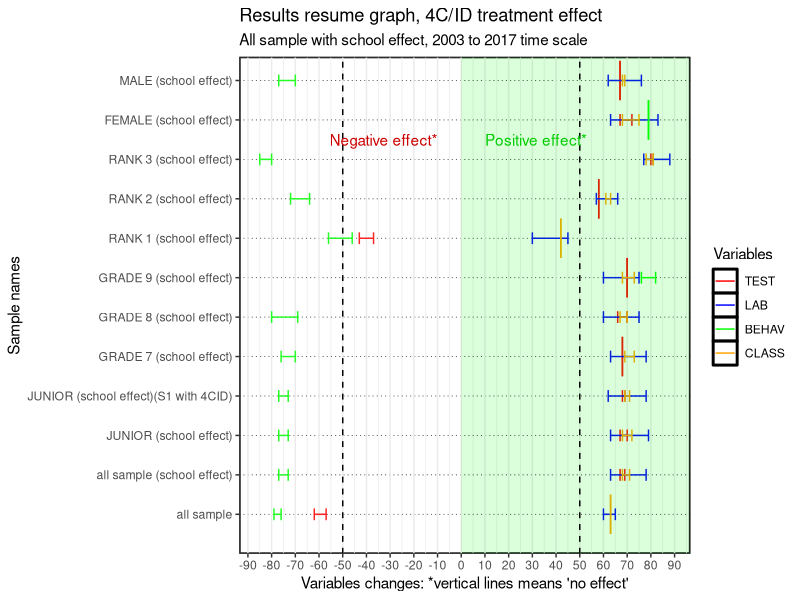
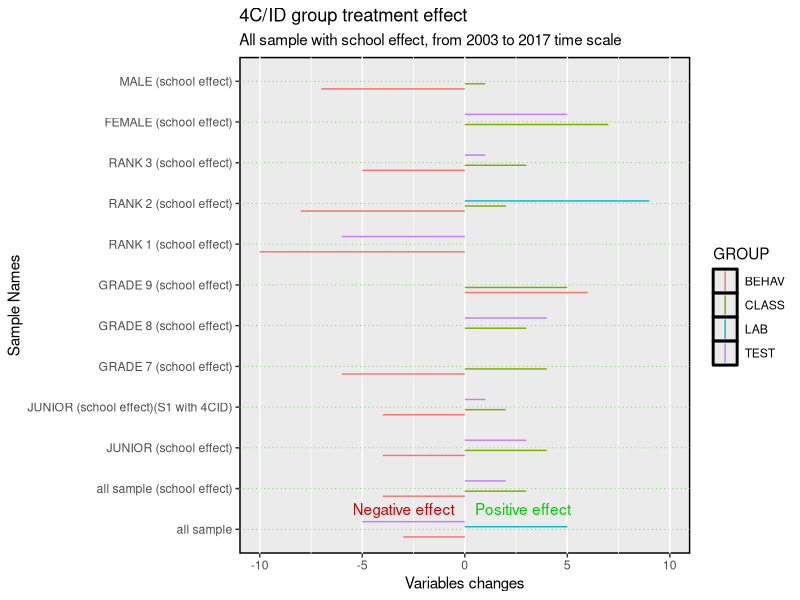
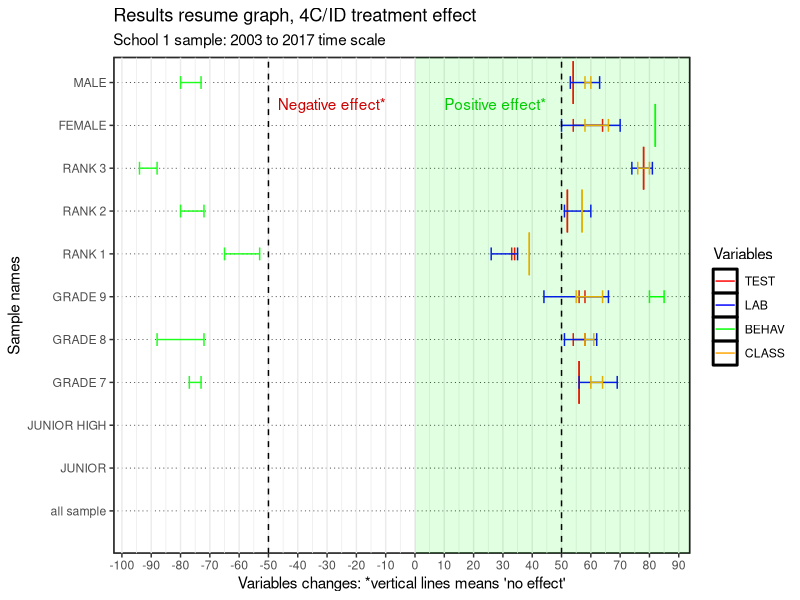
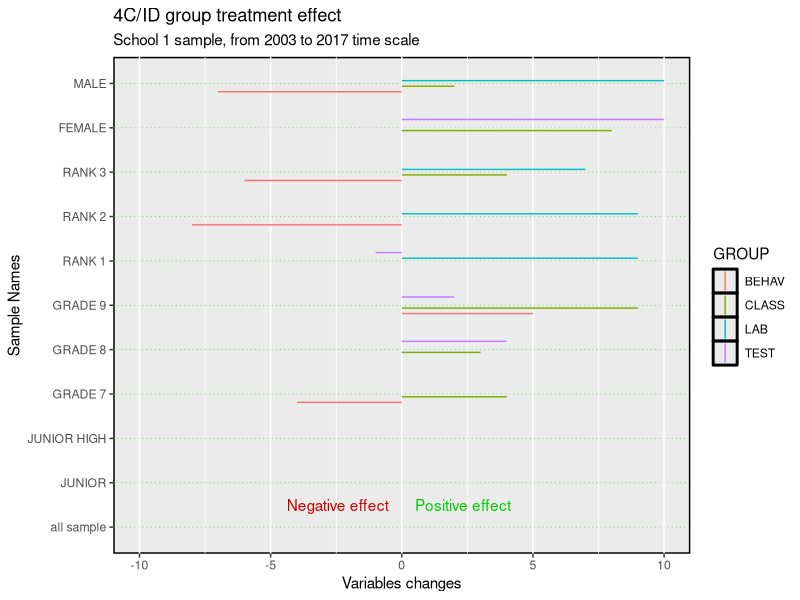
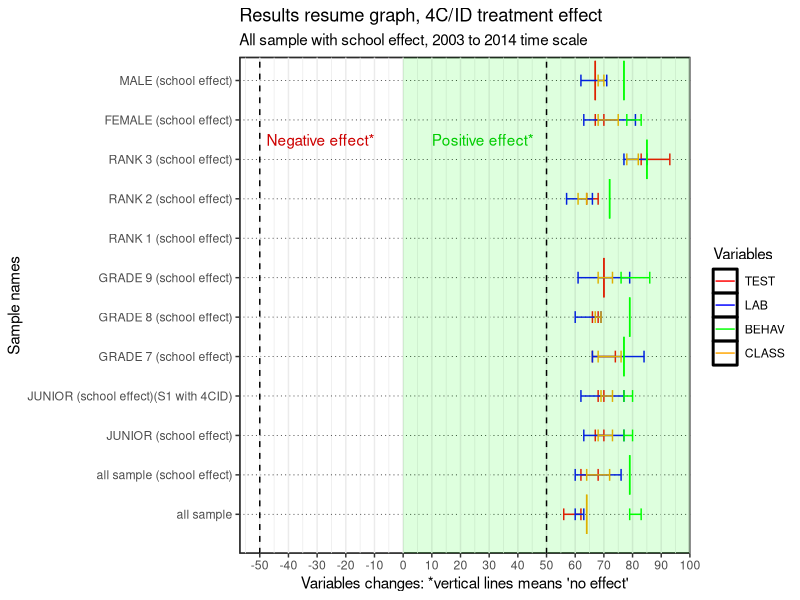
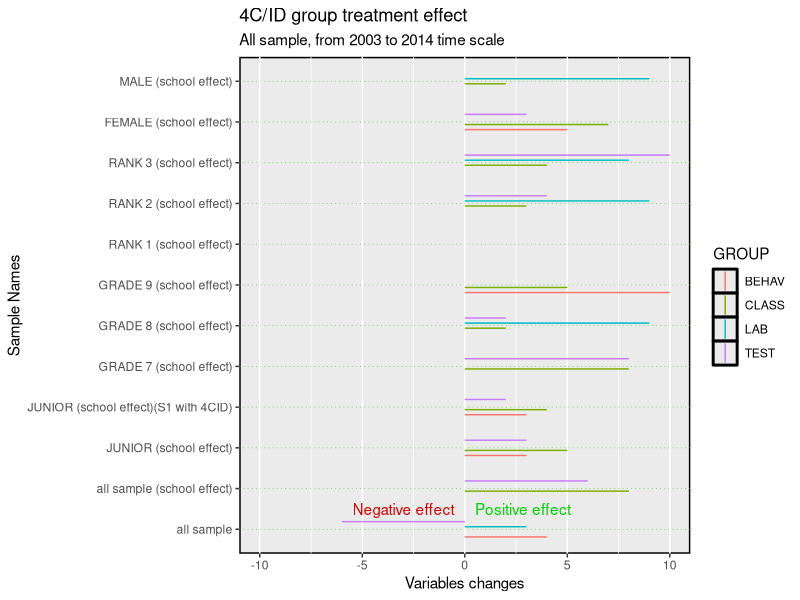
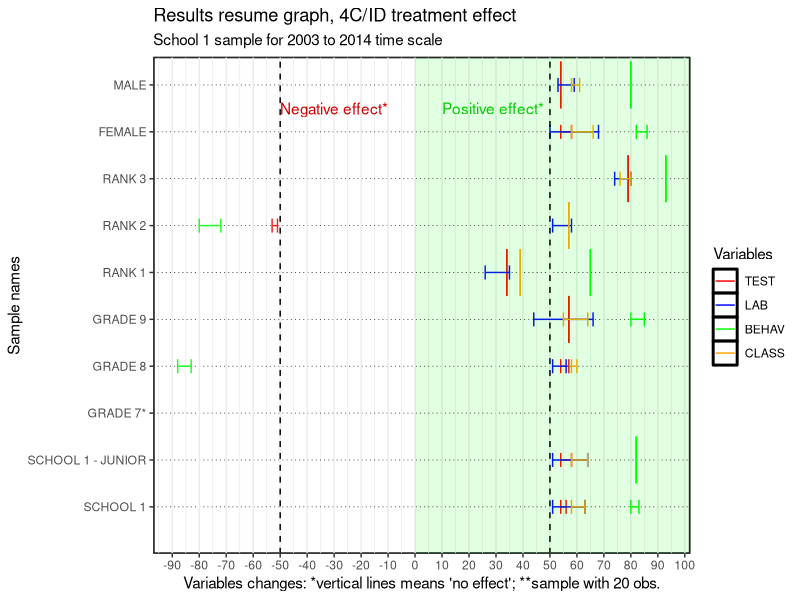
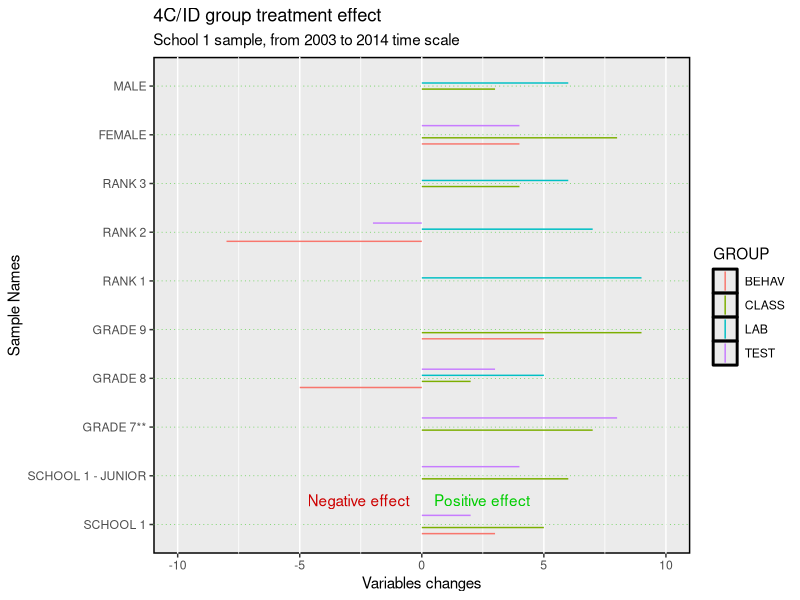

These figures' R source, in order: (Note: this script raises an error after producing the figures.)
#INDEX
# Summary results all sample (with school effect) - 2003 to 2017 - 15
  # variable change - 53
# School 1 - 2003 to 2017 - 91
  # variable change - 135
# Summary results all sample (with school effect) - 2003 to 2014 - 175
  # variable change - 212
# School 1 - 2003 to 2014 - 250
  # variable change - 289
# All sample - 327
  # Variable change - 363
# School 1 JUNIOR grade - 2003 to 2017 - 
# variable change - 
# School 1 JUNIOR grade - 2003 to 2014 - 
# variable change - 

# libraries 
library(dplyr) #work with data frames
library(tidyverse) #include dplyr
library(ggplot2) # graphs
library(gridExtra) #arrange graphs in rows

# NOTE: https://r-charts.com/part-whole/diverging-bar-chart-ggplot2/
# for plotting changes
# the graphs with varables chnge are based on the sama data frame "results" which means
# hat you need to run results and resultsD for diferent graphs after running the data

########## Summary results all sample (with school effect) - 2003 to 2017
# for changes that have p-value that we can't reject the null I use the mean value

results <- data.frame(
  samples=c("all sample", "all sample (school effect)" , "JUNIOR (school effect)", "JUNIOR (school effect)(S1 with 4CID)", "GRADE 7 (school effect)","GRADE 8 (school effect)", "GRADE 9 (school effect)", "RANK 1 (school effect)", "RANK 2 (school effect)","RANK 3 (school effect)","FEMALE (school effect)","MALE (school effect)"),
  TEST1=c(-57,67,67,68,68,66,70,-37,58,80,67,67),
  TEST2=c(-62,69,70,69,68,70,70,-43,58,81,72,67),
  LAB1=c(60,63,63,62,63,60,60,30,57,77,63,62),
  LAB2=c(65,78,79,78,78,75,75,45,66,88,83,76),
  BEHAV1=c(-76,-73,-73,-73,-70,-69,76,-46,-64,-80,79,-70),
  BEHAV2=c(-79,-77,-77,-77,-76,-80,82,-56,-72,-85,79,-77),
  CLASS1=c(63,68,68,69,69,67,68,42,61,78,68,68),
  CLASS2=c(63,71,72,71,73,70,73,42,63,81,75,69)
)
results

ggplot(results,aes(group=TEST1)) +
  geom_errorbar(aes(x=samples, ymin=TEST1, ymax=TEST2,color='TEST'), width = ifelse(results$TEST1==results$TEST2, 1, 0.3))+
  geom_errorbar(aes(x=samples, ymin=LAB1, ymax=LAB2,color='LAB'), width = ifelse(results$LAB1==results$LAB2, 1, 0.3)) +
  geom_errorbar(aes(x=samples, ymin=BEHAV1, ymax=BEHAV2, color='BEHAV'), width = ifelse(results$BEHAV1==results$BEHAV2, 1, 0.3)) +
  geom_errorbar(aes(x=samples, ymin=CLASS1, ymax=CLASS2, color='CLASS'),width = ifelse(results$CLASS1==results$CLASS2, 1, 0.3)) +
  xlab("Sample names")+
  labs(title="Results resume graph, 4C/ID treatment effect",y = "Variables changes: *vertical lines means 'no effect'",subtitle = "All sample with school effect, 2003 to 2017 time scale")+
  scale_color_manual(name='Variables',
                     breaks=c('TEST','LAB', 'BEHAV', 'CLASS'),
                     values=c('TEST'='red', 'LAB'='blue', 'BEHAV'='green', 'CLASS'='orange'))+
  theme_bw()+
  theme(panel.grid.major.y = element_line(color = 1,linewidth = 0.25, linetype = 3),panel.background = element_rect(color = 1, linewidth = 1),plot.background = element_rect(fill = "white"))+
  geom_rect(aes(xmin=0,xmax=Inf,ymin = - Inf,ymax = 0),fill="white",alpha = 0.01) +
  geom_rect(aes(xmin=0,xmax=Inf,ymin = 0,ymax = Inf),fill="green",alpha = 0.01) +
  scale_x_discrete(limits=c("all sample", "all sample (school effect)" , "JUNIOR (school effect)", "JUNIOR (school effect)(S1 with 4CID)", "GRADE 7 (school effect)","GRADE 8 (school effect)", "GRADE 9 (school effect)", "RANK 1 (school effect)", "RANK 2 (school effect)","RANK 3 (school effect)","FEMALE (school effect)","MALE (school effect)"))+
  scale_y_continuous(breaks = seq(-100, 100, by = 10))+
  geom_hline(yintercept=c(-50,50),color="black",linetype=2)+
  annotate(geom="text", x=10.5, y=-10, label="Negative effect*",color="red3",hjust=1)+
  annotate(geom="text", x=10.5, y=10, label="Positive effect*",color="green3",hjust=0)+
  coord_flip()

# Results: variable change
# prepare data frame for bar ploting
# IMPORTANT NOTE: the negative values are used to plot them in a different area of the graph for 
# negative effects. However, to use this data-frames to compute changes we need to have this values 
# exchanged in order to compute negative change values.
results$DTEST <- results$TEST2-results$TEST1
results$DLAB <- results$LAB2-results$LAB1
results$DBEHAV <- results$BEHAV2-results$BEHAV1
results$DCLASS <- results$CLASS2-results$CLASS1
resultsDTEST <- results %>% select(samples,DTEST)
resultsDTEST$GROUP <-"TEST"
names(resultsDTEST)[2]<-'VALUE'
resultsDLAB <- results %>% select(samples,DLAB)
resultsDLAB$GROUP <-"LAB"
names(resultsDLAB)[2]<-'VALUE'
resultsDBEHAV <- results %>% select(samples,DBEHAV)
resultsDBEHAV$GROUP <-"BEHAV"
names(resultsDBEHAV)[2]<-'VALUE'
resultsDCLASS <- results %>% select(samples,DCLASS)
resultsDCLASS$GROUP <-"CLASS"
names(resultsDCLASS)[2]<-'VALUE'
resultsD<-bind_rows(resultsDTEST,resultsDLAB,resultsDBEHAV,resultsDCLASS)
resultsD

ggplot(resultsD,aes(x=samples, ymin=0, ymax=VALUE,color=GROUP)) +
  geom_linerange(position = position_dodge(width = 0.5))+
  ylab("Variables changes")+labs(title="4C/ID group treatment effect",subtitle = "All sample with school effect, from 2003 to 2017 time scale",x = "Sample Names")+
  theme(panel.grid.major.y = element_line(color = 3,linewidth = 0.25, linetype = 3),panel.background = element_rect(color = 1, linewidth = 1),plot.background = element_rect(fill = "white"))+
  annotate(geom="text", y=-0.5, x=1.5, label="Negative effect",color="red3",hjust=1)+
  annotate(geom="text", y=0.5, x=1.5, label="Positive effect",color="green3",hjust=0)+
  scale_x_discrete(limits=c("all sample", "all sample (school effect)" , "JUNIOR (school effect)", "JUNIOR (school effect)(S1 with 4CID)", "GRADE 7 (school effect)","GRADE 8 (school effect)", "GRADE 9 (school effect)", "RANK 1 (school effect)", "RANK 2 (school effect)","RANK 3 (school effect)","FEMALE (school effect)","MALE (school effect)"))+
  scale_y_continuous(limits=c(-10,10,5))+  
  coord_flip()

########## Summary results for SCHOOL 1 sample only - 2003 to 2017
# for changes that have p-value that we can't reject the null I use the mean value
results <- data.frame(
  samples=c("SCHOOL 1", "SCHOOL 1 - JUNIOR","GRADE 7","GRADE 8", "GRADE 9", "RANK 1", "RANK 2","RANK 3","FEMALE","MALE"),
  TEST1=c(54,54,56,54,56,34,52,78,54,54),
  TEST2=c(57,58,56,58,58,33,52,78,64,54),
  LAB1=c(51,51,56,51,44,26,51,74,50,53),
  LAB2=c(65,66,69,62,66,35,60,81,70,63),
  BEHAV1=c(-76,-76,-73,-72,80,-53,-72,-88,82,-73),
  BEHAV2=c(-80,-81,-77,-88,85,-65,-80,-94,82,-80),
  CLASS1=c(58,58,60,58,55,39,57,76,58,58),
  CLASS2=c(62,63,64,61,64,39,57,80,66,60)
)

# This data.frame file ResultsD is also used for the all sample school effect. Please build it starting
# with the new data fle "results" continue to the line "Results change" to have the same file but only for the school 1 sample.

ggplot(results,aes(group=TEST1)) +
  geom_errorbar(aes(x=samples, ymin=TEST1, ymax=TEST2,color='TEST'), width = ifelse(results$TEST1==results$TEST2, 1, 0.3))+
  geom_errorbar(aes(x=samples, ymin=LAB1, ymax=LAB2,color='LAB'), width = ifelse(results$LAB1==results$LAB2, 1, 0.3)) +
  geom_errorbar(aes(x=samples, ymin=BEHAV1, ymax=BEHAV2, color='BEHAV'), width = ifelse(results$BEHAV1==results$BEHAV2, 1, 0.3)) +
  geom_errorbar(aes(x=samples, ymin=CLASS1, ymax=CLASS2, color='CLASS'),width = ifelse(results$CLASS1==results$CLASS2, 1, 0.3)) +
  xlab("Sample names")+labs(title="Results resume graph, 4C/ID treatment effect",y = "Variables changes: *vertical lines means 'no effect'",subtitle = "School 1 sample: 2003 to 2017 time scale")+
  scale_color_manual(name='Variables',
                     breaks=c('TEST','LAB', 'BEHAV', 'CLASS'),
                     values=c('TEST'='red', 'LAB'='blue', 'BEHAV'='green', 'CLASS'='orange'))+
  theme_bw()+
  theme(panel.grid.major.y = element_line(color = 1,linewidth = 0.25, linetype = 3),panel.background = element_rect(color = 1, linewidth = 1),plot.background = element_rect(fill = "white"))+
  geom_rect(aes(xmin=0,xmax=Inf,ymin = - Inf,ymax = 0),fill="white",alpha = 0.01) +
  geom_rect(aes(xmin=0,xmax=Inf,ymin = 0,ymax = Inf),fill="green",alpha = 0.01) +
  scale_x_discrete(limits=c("all sample","JUNIOR","JUNIOR HIGH","GRADE 7","GRADE 8", "GRADE 9", "RANK 1", "RANK 2","RANK 3","FEMALE","MALE"))+
  scale_y_continuous(breaks = seq(-100, 100, by = 10))+
  geom_hline(yintercept=c(-50,50),color="black",linetype=2)+
  annotate(geom="text", x=10.5, y=-10, label="Negative effect*",color="red3",hjust=1)+
  annotate(geom="text", x=10.5, y=10, label="Positive effect*",color="green3",hjust=0)+
  coord_flip()

# Results: variable change
# prepare data frame for bar ploting
# IMPORTANT NOTE: the negative values are used to plot them in a different area of the graph for 
# negative effects. However, to use this data-frames to compute changes we need to have this values 
# exchanged in order to compute negative change values.
results$DTEST <- results$TEST2-results$TEST1
results$DLAB <- results$LAB2-results$LAB1
results$DBEHAV <- results$BEHAV2-results$BEHAV1
results$DCLASS <- results$CLASS2-results$CLASS1
resultsDTEST <- results %>% select(samples,DTEST)
resultsDTEST$GROUP <-"TEST"
names(resultsDTEST)[2]<-'VALUE'
resultsDLAB <- results %>% select(samples,DLAB)
resultsDLAB$GROUP <-"LAB"
names(resultsDLAB)[2]<-'VALUE'
resultsDBEHAV <- results %>% select(samples,DBEHAV)
resultsDBEHAV$GROUP <-"BEHAV"
names(resultsDBEHAV)[2]<-'VALUE'
resultsDCLASS <- results %>% select(samples,DCLASS)
resultsDCLASS$GROUP <-"CLASS"
names(resultsDCLASS)[2]<-'VALUE'
resultsD<-bind_rows(resultsDTEST,resultsDLAB,resultsDBEHAV,resultsDCLASS)
resultsD

ggplot(resultsD,aes(x=samples, ymin=0, ymax=VALUE,color=GROUP)) +
  geom_linerange(position = position_dodge(width = 0.5))+
  ylab("Variables changes")+labs(title="4C/ID group treatment effect",subtitle = "School 1 sample, from 2003 to 2017 time scale",x = "Sample Names")+
  theme(panel.grid.major.y = element_line(color = 3,linewidth = 0.25, linetype = 3),panel.background = element_rect(color = 1, linewidth = 1),plot.background = element_rect(fill = "white"))+
  annotate(geom="text", y=-0.5, x=1.5, label="Negative effect",color="red3",hjust=1)+
  annotate(geom="text", y=0.5, x=1.5, label="Positive effect",color="green3",hjust=0)+
  scale_x_discrete(limits=c("all sample","JUNIOR","JUNIOR HIGH","GRADE 7","GRADE 8", "GRADE 9", "RANK 1", "RANK 2","RANK 3","FEMALE","MALE"))+
  scale_y_continuous(limits=c(-10,10,5))+  
  coord_flip()

########## Summary results all sample (with school effect) - 2003 to 2014
# for changes that have p-value that we can't reject the null I use the mean value
# Rank 1 small sample
results <- data.frame(
  samples=c("all sample", "all sample (school effect)" , "JUNIOR (school effect)", "JUNIOR (school effect)(S1 with 4CID)", "GRADE 7 (school effect)","GRADE 8 (school effect)", "GRADE 9 (school effect)", "RANK 2 (school effect)","RANK 3 (school effect)","FEMALE (school effect)","MALE (school effect)"),
  TEST1=c(62,62,67,68,66,66,70,64,83,67,67),
  TEST2=c(56,68,70,70,74,68,70,68,93,70,67),
  LAB1=c(60,60,63,62,66,60,61,57,77,63,62),
  LAB2=c(63,76,77,77,84,69,79,66,85,81,71),
  BEHAV1=c(79,79,77,77,77,79,76,72,85,78,77),
  BEHAV2=c(83,79,80,80,77,79,86,72,85,83,77),
  CLASS1=c(64,64,68,69,68,67,68,61,78,68,68),
  CLASS2=c(64,72,73,73,76,69,73,64,82,75,70)
)
results

ggplot(results,aes(group=TEST1)) +
  geom_errorbar(aes(x=samples, ymin=TEST1, ymax=TEST2,color='TEST'), width = ifelse(results$TEST1==results$TEST2, 1, 0.3))+
  geom_errorbar(aes(x=samples, ymin=LAB1, ymax=LAB2,color='LAB'), width = ifelse(results$LAB1==results$LAB2, 1, 0.3)) +
  geom_errorbar(aes(x=samples, ymin=BEHAV1, ymax=BEHAV2, color='BEHAV'), width = ifelse(results$BEHAV1==results$BEHAV2, 1, 0.3)) +
  geom_errorbar(aes(x=samples, ymin=CLASS1, ymax=CLASS2, color='CLASS'),width = ifelse(results$CLASS1==results$CLASS2, 1, 0.3)) +
  xlab("Sample names")+
  labs(title="Results resume graph, 4C/ID treatment effect",y = "Variables changes: *vertical lines means 'no effect'",subtitle = "All sample with school effect, 2003 to 2014 time scale")+
  scale_color_manual(name='Variables',
                     breaks=c('TEST','LAB', 'BEHAV', 'CLASS'),
                     values=c('TEST'='red', 'LAB'='blue', 'BEHAV'='green', 'CLASS'='orange'))+
  theme_bw()+
  theme(panel.grid.major.y = element_line(color = 1,linewidth = 0.25, linetype = 3),panel.background = element_rect(color = 1, linewidth = 1),plot.background = element_rect(fill = "white"))+
  geom_rect(aes(xmin=0,xmax=Inf,ymin = - Inf,ymax = 0),fill="white",alpha = 0.01) +
  geom_rect(aes(xmin=0,xmax=Inf,ymin = 0,ymax = Inf),fill="green",alpha = 0.01) +
  scale_x_discrete(limits=c("all sample", "all sample (school effect)" , "JUNIOR (school effect)", "JUNIOR (school effect)(S1 with 4CID)", "GRADE 7 (school effect)","GRADE 8 (school effect)", "GRADE 9 (school effect)", "RANK 1 (school effect)", "RANK 2 (school effect)","RANK 3 (school effect)","FEMALE (school effect)","MALE (school effect)"))+
  scale_y_continuous(breaks = seq(-100, 100, by = 10))+
  geom_hline(yintercept=c(-50,50),color="black",linetype=2)+
  annotate(geom="text", x=10.5, y=-10, label="Negative effect*",color="red3",hjust=1)+
  annotate(geom="text", x=10.5, y=10, label="Positive effect*",color="green3",hjust=0)+
  coord_flip()

# Results: variable change
# prepare data frame for bar ploting
# IMPORTANT NOTE: the negative values are used to plot them in a different area of the graph for 
# negative effects. However, to use this data-frames to compute changes we need to have this values 
# exchanged in order to compute negative change values.
results$DTEST <- results$TEST2-results$TEST1
results$DLAB <- results$LAB2-results$LAB1
results$DBEHAV <- results$BEHAV2-results$BEHAV1
results$DCLASS <- results$CLASS2-results$CLASS1
resultsDTEST <- results %>% select(samples,DTEST)
resultsDTEST$GROUP <-"TEST"
names(resultsDTEST)[2]<-'VALUE'
resultsDLAB <- results %>% select(samples,DLAB)
resultsDLAB$GROUP <-"LAB"
names(resultsDLAB)[2]<-'VALUE'
resultsDBEHAV <- results %>% select(samples,DBEHAV)
resultsDBEHAV$GROUP <-"BEHAV"
names(resultsDBEHAV)[2]<-'VALUE'
resultsDCLASS <- results %>% select(samples,DCLASS)
resultsDCLASS$GROUP <-"CLASS"
names(resultsDCLASS)[2]<-'VALUE'
resultsD<-bind_rows(resultsDTEST,resultsDLAB,resultsDBEHAV,resultsDCLASS)
resultsD

ggplot(resultsD,aes(x=samples, ymin=0, ymax=VALUE,color=GROUP)) +
  geom_linerange(position = position_dodge(width = 0.5))+
  ylab("Variables changes")+labs(title="4C/ID group treatment effect",subtitle = "All sample, from 2003 to 2014 time scale",x = "Sample Names")+
  theme(panel.grid.major.y = element_line(color = 3,linewidth = 0.25, linetype = 3),panel.background = element_rect(color = 1, linewidth = 1),plot.background = element_rect(fill = "white"))+
  annotate(geom="text", y=-0.5, x=1.5, label="Negative effect",color="red3",hjust=1)+
  annotate(geom="text", y=0.5, x=1.5, label="Positive effect",color="green3",hjust=0)+
  scale_x_discrete(limits=c("all sample", "all sample (school effect)" , "JUNIOR (school effect)", "JUNIOR (school effect)(S1 with 4CID)", "GRADE 7 (school effect)","GRADE 8 (school effect)", "GRADE 9 (school effect)", "RANK 1 (school effect)", "RANK 2 (school effect)","RANK 3 (school effect)","FEMALE (school effect)","MALE (school effect)"))+
  scale_y_continuous(limits=c(-10,10,5))+  
  coord_flip()

########## Summary results for SCHOOL 1 sample only - 2003 to 2014
# for changes that have p-value that we can't reject the null I use the mean value
results <- data.frame(
  samples=c("SCHOOL 1", "SCHOOL 1 - JUNIOR","GRADE 7**","GRADE 8", "GRADE 9", "RANK 1", "RANK 2","RANK 3","FEMALE","MALE"),
  TEST1=c(54,54,54,54,57,34,-51,79,54,54),
  TEST2=c(56,58,62,57,57,34,-53,79,58,54),
  LAB1=c(51,51,56,51,44,26,51,74,50,53),
  LAB2=c(63,64,71,56,66,35,58,80,68,59),
  BEHAV1=c(80,82,80,-83,80,65,-72,93,82,80),
  BEHAV2=c(83,82,80,-88,85,65,-80,93,86,80),
  CLASS1=c(58,58,60,58,55,39,57,76,58,58),
  CLASS2=c(63,64,67,60,64,39,57,80,66,61)
)

# ** sample with 20 obs.

ggplot(results,aes(group=TEST1)) +
  geom_errorbar(aes(x=samples, ymin=TEST1, ymax=TEST2,color='TEST'), width = ifelse(results$TEST1==results$TEST2, 1, 0.3))+
  geom_errorbar(aes(x=samples, ymin=LAB1, ymax=LAB2,color='LAB'), width = ifelse(results$LAB1==results$LAB2, 1, 0.3)) +
  geom_errorbar(aes(x=samples, ymin=BEHAV1, ymax=BEHAV2, color='BEHAV'), width = ifelse(results$BEHAV1==results$BEHAV2, 1, 0.3)) +
  geom_errorbar(aes(x=samples, ymin=CLASS1, ymax=CLASS2, color='CLASS'),width = ifelse(results$CLASS1==results$CLASS2, 1, 0.3)) +
  xlab("Sample names")+
  labs(title="Results resume graph, 4C/ID treatment effect",y = "Variables changes: *vertical lines means 'no effect'; **sample with 20 obs.",subtitle = "School 1 sample for 2003 to 2014 time scale")+
  scale_color_manual(name='Variables',
                     breaks=c('TEST','LAB', 'BEHAV', 'CLASS'),
                     values=c('TEST'='red', 'LAB'='blue', 'BEHAV'='green', 'CLASS'='orange'))+
  theme_bw()+
  theme(panel.grid.major.y = element_line(color = 1,linewidth = 0.25, linetype = 3),panel.background = element_rect(color = 1, linewidth = 1),plot.background = element_rect(fill = "white"))+
  geom_rect(aes(xmin=0,xmax=Inf,ymin = - Inf,ymax = 0),fill="white",alpha = 0.01) +
  geom_rect(aes(xmin=0,xmax=Inf,ymin = 0,ymax = Inf),fill="green",alpha = 0.01) +
  scale_x_discrete(limits=c("SCHOOL 1", "SCHOOL 1 - JUNIOR","GRADE 7*","GRADE 8", "GRADE 9", "RANK 1", "RANK 2","RANK 3","FEMALE","MALE"))+
  scale_y_continuous(breaks = seq(-100, 100, by = 10))+
  geom_hline(yintercept=c(-50,50),color="black",linetype=2)+
  annotate(geom="text", x=9.5, y=-10, label="Negative effect*",color="red3",hjust=1)+
  annotate(geom="text", x=9.5, y=10, label="Positive effect*",color="green3",hjust=0)+
  coord_flip()

# Results: variable change
# prepare data frame for bar ploting
# IMPORTANT NOTE: the negative values are used to plot them in a different area of the graph for 
# negative effects. However, to use this data-frames to compute changes we need to have this values 
# exchanged in order to compute negative change values.
results$DTEST <- results$TEST2-results$TEST1
results$DLAB <- results$LAB2-results$LAB1
results$DBEHAV <- results$BEHAV2-results$BEHAV1
results$DCLASS <- results$CLASS2-results$CLASS1
resultsDTEST <- results %>% select(samples,DTEST)
resultsDTEST$GROUP <-"TEST"
names(resultsDTEST)[2]<-'VALUE'
resultsDLAB <- results %>% select(samples,DLAB)
resultsDLAB$GROUP <-"LAB"
names(resultsDLAB)[2]<-'VALUE'
resultsDBEHAV <- results %>% select(samples,DBEHAV)
resultsDBEHAV$GROUP <-"BEHAV"
names(resultsDBEHAV)[2]<-'VALUE'
resultsDCLASS <- results %>% select(samples,DCLASS)
resultsDCLASS$GROUP <-"CLASS"
names(resultsDCLASS)[2]<-'VALUE'
resultsD<-bind_rows(resultsDTEST,resultsDLAB,resultsDBEHAV,resultsDCLASS)
resultsD

ggplot(resultsD,aes(x=samples, ymin=0, ymax=VALUE,color=GROUP)) +
  geom_linerange(position = position_dodge(width = 0.5))+
  ylab("Variables changes")+labs(title="4C/ID group treatment effect",subtitle = "School 1 sample, from 2003 to 2014 time scale",x = "Sample Names")+
  theme(panel.grid.major.y = element_line(color = 3,linewidth = 0.25, linetype = 3),panel.background = element_rect(color = 1, linewidth = 1),plot.background = element_rect(fill = "white"))+
  annotate(geom="text", y=-0.5, x=1.5, label="Negative effect",color="red3",hjust=1)+
  annotate(geom="text", y=0.5, x=1.5, label="Positive effect",color="green3",hjust=0)+
  scale_x_discrete(limits=c("SCHOOL 1", "SCHOOL 1 - JUNIOR","GRADE 7**","GRADE 8", "GRADE 9", "RANK 1", "RANK 2","RANK 3","FEMALE","MALE"))+
  scale_y_continuous(limits=c(-10,10,5))+  
  coord_flip()

########## Summary results all sample - 2003 to 2017
# for changes that have p-value that we can't reject the null I use the mean value

results <- data.frame(
  samples=c("all sample","JUNIOR","JUNIOR HIGH","GRADE 7","GRADE 8", "GRADE 9", "RANK 1", "RANK 2","RANK 3","FEMALE","MALE"),
  TEST1=c(-58,-58,54,60,60,-58,-34,-51,79,62,-55),
  TEST2=c(-62,-63,54,60,60,-67,-33,-56,79,62,-61),
  LAB1=c(60,60,55,61,60,60,28,54,76,60,60),
  LAB2=c(65,66,65,69,62,66,35,60,81,70,63),
  BEHAV1=c(-76,-76,-75,-73,-72,77,-54,-72,87,79,-73),
  BEHAV2=c(-79,-79,-80,-77,-80,85,-63,-75,87,83,-78),
  CLASS1=c(63,64,59,64,62,65,39,-58,77,64,-60),
  CLASS2=c(63,63,59,64,62,65,39,-59,80,66,-64)
)
results

ggplot(results,aes(group=TEST1)) +
  geom_errorbar(aes(x=samples, ymin=TEST1, ymax=TEST2,color='TEST'), width = ifelse(results$TEST1==results$TEST2, 1, 0.3))+
  geom_errorbar(aes(x=samples, ymin=LAB1, ymax=LAB2,color='LAB'), width = ifelse(results$LAB1==results$LAB2, 1, 0.3)) +
  geom_errorbar(aes(x=samples, ymin=BEHAV1, ymax=BEHAV2, color='BEHAV'), width = ifelse(results$BEHAV1==results$BEHAV2, 1, 0.3)) +
  geom_errorbar(aes(x=samples, ymin=CLASS1, ymax=CLASS2, color='CLASS'),width = ifelse(results$CLASS1==results$CLASS2, 1, 0.3)) +
  xlab("Sample names")+
  labs(title="Results resume graph, 4C/ID treatment effect",y = "Variables changes: *vertical lines means 'no effect'",subtitle = "2003 to 2017 time scale")+
  scale_color_manual(name='Variables',
                     breaks=c('TEST','LAB', 'BEHAV', 'CLASS'),
                     values=c('TEST'='red', 'LAB'='blue', 'BEHAV'='green', 'CLASS'='orange'))+
  theme_bw()+
  theme(panel.grid.major.y = element_line(color = 1,linewidth = 0.25, linetype = 3),panel.background = element_rect(color = 1, linewidth = 1),plot.background = element_rect(fill = "white"))+
  geom_rect(aes(xmin=0,xmax=Inf,ymin = - Inf,ymax = 0),fill="white",alpha = 0.01) +
  geom_rect(aes(xmin=0,xmax=Inf,ymin = 0,ymax = Inf),fill="green",alpha = 0.01) +
  scale_x_discrete(limits=c("all sample","JUNIOR","JUNIOR HIGH","GRADE 7","GRADE 8", "GRADE 9", "RANK 1", "RANK 2","RANK 3","FEMALE","MALE"))+
  scale_y_continuous(breaks = seq(-100, 100, by = 10))+
  geom_hline(yintercept=c(-50,50),color="black",linetype=2)+
  annotate(geom="text", x=10.5, y=-10, label="Negative effect*",color="red3",hjust=1)+
  annotate(geom="text", x=10.5, y=10, label="Positive effect*",color="green3",hjust=0)+
  coord_flip()

# Results: variable change
# prepare data frame for bar ploting
# IMPORTANT NOTE: the negative values are used to plot them in a different area of the graph for 
# negative effects. However, to use this data-frames to compute changes we need to have this values 
# exchanged in order to compute negative change values.
results$DTEST <- results$TEST2-results$TEST1
results$DLAB <- results$LAB2-results$LAB1
results$DBEHAV <- results$BEHAV2-results$BEHAV1
results$DCLASS <- results$CLASS2-results$CLASS1
resultsDTEST <- results %>% select(samples,DTEST)
resultsDTEST$GROUP <-"TEST"
names(resultsDTEST)[2]<-'VALUE'
resultsDLAB <- results %>% select(samples,DLAB)
resultsDLAB$GROUP <-"LAB"
names(resultsDLAB)[2]<-'VALUE'
resultsDBEHAV <- results %>% select(samples,DBEHAV)
resultsDBEHAV$GROUP <-"BEHAV"
names(resultsDBEHAV)[2]<-'VALUE'
resultsDCLASS <- results %>% select(samples,DCLASS)
resultsDCLASS$GROUP <-"CLASS"
names(resultsDCLASS)[2]<-'VALUE'
resultsD<-bind_rows(resultsDTEST,resultsDLAB,resultsDBEHAV,resultsDCLASS)
resultsD

ggplot(resultsD,aes(x=samples, ymin=0, ymax=VALUE,color=GROUP)) +
  geom_linerange(position = position_dodge(width = 0.5))+
  ylab("Variables changes")+labs(title="4C/ID group treatment effect",subtitle = "All sample, from 2003 to 2017 time scale",x = "Sample Names")+
  theme(panel.grid.major.y = element_line(color = 3,linewidth = 0.25, linetype = 3),panel.background = element_rect(color = 1, linewidth = 1),plot.background = element_rect(fill = "white"))+
  annotate(geom="text", y=-0.5, x=1.5, label="Negative effect",color="red3",hjust=1)+
  annotate(geom="text", y=0.5, x=1.5, label="Positive effect",color="green3",hjust=0)+
  scale_x_discrete(limits=c("all sample","JUNIOR","JUNIOR HIGH","GRADE 7","GRADE 8", "GRADE 9", "RANK 1", "RANK 2","RANK 3","FEMALE","MALE"))+
  scale_y_continuous(limits=c(-10,10,5))+  
  coord_flip()

########## Summary results school 1 JUNIOR sample - 2003 to 2017
# for changes that have p-value that we can't reject the null I use the mean value

results <- data.frame(
  samples=c("SCHOOL 1","JUNIOR","GRADE 7","GRADE 8", "GRADE 9", "RANK 1", "RANK 2","RANK 3","FEMALE","MALE"),
  TEST1=c(54,54,54,54,56,33,53,79,54,55),
  TEST2=c(57,58,58,58,58,33,53,79,61,55),
  LAB1=c(51,51,56,51,44,26,51,73,50,53),
  LAB2=c(65,66,69,62,66,35,61,81,70,61),
  BEHAV1=c(-76,-76,-73,-72,80,-54,-71,-91,82,-72),
  BEHAV2=c(-80,-81,-77,-88,85,-65,-80,-94,82,-80),
  CLASS1=c(58,58,60,58,55,39,57,77,58,58),
  CLASS2=c(62,63,64,61,64,39,57,81,67,60)
)
results

ggplot(results,aes(group=TEST1)) +
  geom_errorbar(aes(x=samples, ymin=TEST1, ymax=TEST2,color='TEST'), width = ifelse(results$TEST1==results$TEST2, 1, 0.3))+
  geom_errorbar(aes(x=samples, ymin=LAB1, ymax=LAB2,color='LAB'), width = ifelse(results$LAB1==results$LAB2, 1, 0.3)) +
  geom_errorbar(aes(x=samples, ymin=BEHAV1, ymax=BEHAV2, color='BEHAV'), width = ifelse(results$BEHAV1==results$BEHAV2, 1, 0.3)) +
  geom_errorbar(aes(x=samples, ymin=CLASS1, ymax=CLASS2, color='CLASS'),width = ifelse(results$CLASS1==results$CLASS2, 1, 0.3)) +
  xlab("Sample names")+
  labs(title="Results resume graph, 4C/ID treatment effect",y = "Variables changes: *vertical lines means 'no effect'",subtitle = "School 1 Junior sample for 2003 to 2017 time scale")+
  scale_color_manual(name='Variables',
                     breaks=c('TEST','LAB', 'BEHAV', 'CLASS'),
                     values=c('TEST'='red', 'LAB'='blue', 'BEHAV'='green', 'CLASS'='orange'))+
  theme_bw()+
  theme(panel.grid.major.y = element_line(color = 1,linewidth = 0.25, linetype = 3),panel.background = element_rect(color = 1, linewidth = 1),plot.background = element_rect(fill = "white"))+
  geom_rect(aes(xmin=0,xmax=Inf,ymin = - Inf,ymax = 0),fill="white",alpha = 0.01) +
  geom_rect(aes(xmin=0,xmax=Inf,ymin = 0,ymax = Inf),fill="green",alpha = 0.01) +
  scale_x_discrete(limits=c("SCHOOL 1","JUNIOR","GRADE 7","GRADE 8", "GRADE 9", "RANK 1", "RANK 2","RANK 3","FEMALE","MALE"))+
  scale_y_continuous(breaks = seq(-100, 100, by = 10))+
  geom_hline(yintercept=c(-50,50),color="black",linetype=2)+
  annotate(geom="text", x=10.5, y=-10, label="Negative effect*",color="red3",hjust=1)+
  annotate(geom="text", x=10.5, y=10, label="Positive effect*",color="green3",hjust=0)+
  coord_flip()

# Results: variable change
# prepare data frame for bar ploting
# IMPORTANT NOTE: the negative values are used to plot them in a different area of the graph for 
# negative effects. However, to use this data-frames to compute changes we need to have this values 
# exchanged in order to compute negative change values.
results$DTEST <- results$TEST2-results$TEST1
results$DLAB <- results$LAB2-results$LAB1
results$DBEHAV <- results$BEHAV2-results$BEHAV1
results$DCLASS <- results$CLASS2-results$CLASS1
resultsDTEST <- results %>% select(samples,DTEST)
resultsDTEST$GROUP <-"TEST"
names(resultsDTEST)[2]<-'VALUE'
resultsDLAB <- results %>% select(samples,DLAB)
resultsDLAB$GROUP <-"LAB"
names(resultsDLAB)[2]<-'VALUE'
resultsDBEHAV <- results %>% select(samples,DBEHAV)
resultsDBEHAV$GROUP <-"BEHAV"
names(resultsDBEHAV)[2]<-'VALUE'
resultsDCLASS <- results %>% select(samples,DCLASS)
resultsDCLASS$GROUP <-"CLASS"
names(resultsDCLASS)[2]<-'VALUE'
resultsD<-bind_rows(resultsDTEST,resultsDLAB,resultsDBEHAV,resultsDCLASS)
resultsD

ggplot(resultsD,aes(x=samples, ymin=0, ymax=VALUE,color=GROUP)) +
  geom_linerange(position = position_dodge(width = 0.5))+
  ylab("Variables changes")+labs(title="4C/ID group treatment effect",subtitle = "All sample, from 2003 to 2017 time scale",x = "Sample Names")+
  theme(panel.grid.major.y = element_line(color = 3,linewidth = 0.25, linetype = 3),panel.background = element_rect(color = 1, linewidth = 1),plot.background = element_rect(fill = "white"))+
  annotate(geom="text", y=-0.5, x=1.5, label="Negative effect",color="red3",hjust=1)+
  annotate(geom="text", y=0.5, x=1.5, label="Positive effect",color="green3",hjust=0)+
  scale_x_discrete(limits=c("SCHOOL 1","JUNIOR","GRADE 7","GRADE 8", "GRADE 9", "RANK 1", "RANK 2","RANK 3","FEMALE","MALE"))+
  scale_y_continuous(limits=c(-10,10,5))+  
  coord_flip()

########## Summary results school 1 JUNIOR sample - 2003 to 2014
# for changes that have p-value that we can't reject the null I use the mean value

results <- data.frame(
  samples=c("SCHOOL 1","JUNIOR","GRADE 7","GRADE 8", "GRADE 9", "RANK 1**", "RANK 2","RANK 3","FEMALE","MALE"),
  TEST1=c(54,54,54,54,57,35,52,80, 54,55),
  TEST2=c(57,58,62,57,57,35,52,80, 61,55),
  LAB1=c(51,51,56,51,44,30,51,73, 50,53),
  LAB2=c(63,64,71,56,66,30,58,80, 70,61),
  BEHAV1=c(80,82,79,-83,80,-60,80,93, 82,-72),
  BEHAV2=c(83,82,79,-88,85,-65,80,93, 82,-80),
  CLASS1=c(58,58,60,58,55,39,58,58,77, 58,39),
  CLASS2=c(63,64,67,60,64,39,58,81, 67,60)
)
# *low number of observations
results

ggplot(results,aes(group=TEST1)) +
  geom_errorbar(aes(x=samples, ymin=TEST1, ymax=TEST2,color='TEST'), width = ifelse(results$TEST1==results$TEST2, 1, 0.3))+
  geom_errorbar(aes(x=samples, ymin=LAB1, ymax=LAB2,color='LAB'), width = ifelse(results$LAB1==results$LAB2, 1, 0.3)) +
  geom_errorbar(aes(x=samples, ymin=BEHAV1, ymax=BEHAV2, color='BEHAV'), width = ifelse(results$BEHAV1==results$BEHAV2, 1, 0.3)) +
  geom_errorbar(aes(x=samples, ymin=CLASS1, ymax=CLASS2, color='CLASS'),width = ifelse(results$CLASS1==results$CLASS2, 1, 0.3)) +
  xlab("Sample names")+
  labs(title="Results resume graph, 4C/ID treatment effect",y = "Variables changes: *vertical lines means 'no effect'; **Low number of obs.",subtitle = "School 1 Junior grade sample for 2003 to 2014 time scale")+
  scale_color_manual(name='Variables',
                     breaks=c('TEST','LAB', 'BEHAV', 'CLASS'),
                     values=c('TEST'='red', 'LAB'='blue', 'BEHAV'='green', 'CLASS'='orange'))+
  theme_bw()+
  theme(panel.grid.major.y = element_line(color = 1,linewidth = 0.25, linetype = 3),panel.background = element_rect(color = 1, linewidth = 1),plot.background = element_rect(fill = "white"))+
  geom_rect(aes(xmin=0,xmax=Inf,ymin = - Inf,ymax = 0),fill="white",alpha = 0.01) +
  geom_rect(aes(xmin=0,xmax=Inf,ymin = 0,ymax = Inf),fill="green",alpha = 0.01) +
  scale_x_discrete(limits=c("SCHOOL 1","JUNIOR","GRADE 7","GRADE 8", "GRADE 9", "RANK 1**", "RANK 2","RANK 3","FEMALE","MALE"))+
  scale_y_continuous(breaks = seq(-100, 100, by = 10))+
  geom_hline(yintercept=c(-50,50),color="black",linetype=2)+
  annotate(geom="text", x=10.5, y=-10, label="Negative effect*",color="red3",hjust=1)+
  annotate(geom="text", x=10.5, y=10, label="Positive effect*",color="green3",hjust=0)+
  coord_flip()

# Results: variable change
# prepare data frame for bar ploting
# IMPORTANT NOTE: the negative values are used to plot them in a different area of the graph for 
# negative effects. However, to use this data-frames to compute changes we need to have this values 
# exchanged in order to compute negative change values.
results$DTEST <- results$TEST2-results$TEST1
results$DLAB <- results$LAB2-results$LAB1
results$DBEHAV <- results$BEHAV2-results$BEHAV1
results$DCLASS <- results$CLASS2-results$CLASS1
resultsDTEST <- results %>% select(samples,DTEST)
resultsDTEST$GROUP <-"TEST"
names(resultsDTEST)[2]<-'VALUE'
resultsDLAB <- results %>% select(samples,DLAB)
resultsDLAB$GROUP <-"LAB"
names(resultsDLAB)[2]<-'VALUE'
resultsDBEHAV <- results %>% select(samples,DBEHAV)
resultsDBEHAV$GROUP <-"BEHAV"
names(resultsDBEHAV)[2]<-'VALUE'
resultsDCLASS <- results %>% select(samples,DCLASS)
resultsDCLASS$GROUP <-"CLASS"
names(resultsDCLASS)[2]<-'VALUE'
resultsD<-bind_rows(resultsDTEST,resultsDLAB,resultsDBEHAV,resultsDCLASS)
resultsD

ggplot(resultsD,aes(x=samples, ymin=0, ymax=VALUE,color=GROUP)) +
  geom_linerange(position = position_dodge(width = 0.5))+
  ylab("Variables changes")+labs(title="4C/ID group treatment effect",subtitle = "School JUNIOR grade sample, from 2003 to 2014 time scale",x = "Sample Names")+
  theme(panel.grid.major.y = element_line(color = 3,linewidth = 0.25, linetype = 3),panel.background = element_rect(color = 1, linewidth = 1),plot.background = element_rect(fill = "white"))+
  annotate(geom="text", y=-0.5, x=1.5, label="Negative effect",color="red3",hjust=1)+
  annotate(geom="text", y=0.5, x=1.5, label="Positive effect",color="green3",hjust=0)+
  scale_x_discrete(limits=c("SCHOOL 1","JUNIOR","GRADE 7","GRADE 8", "GRADE 9", "RANK 1**", "RANK 2","RANK 3","FEMALE","MALE"))+
  scale_y_continuous(limits=c(-10,10,5))+  
  coord_flip()
